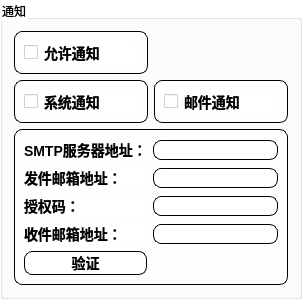
                                <widget class="QGroupBox" name="groupBox">
                                    <property name="styleSheet">
                                        <string notr="true">background-color: transparent</string>
                                    </property>
                                    <property name="title">
                                        <string>通知</string>
                                    </property>
                                    <layout class="QGridLayout" name="gridLayout">
                                        <item row="1" column="0">
                                            <widget class="QFrame" name="frame_6">
                                                <property name="styleSheet">
                                                    <string notr="true">border-radius: 8px;
                                                        border: 1px solid black;
                                                        background-color: rgba(255, 255, 255, 0.8);
                                                        font-size: 14px;
                                                    </string>
                                                </property>
                                                <property name="frameShape">
                                                    <enum>QFrame::Shape::StyledPanel</enum>
                                                </property>
                                                <property name="frameShadow">
                                                    <enum>QFrame::Shadow::Raised</enum>
                                                </property>
                                                <layout class="QHBoxLayout" name="horizontalLayout_8">
                                                    <item>
                                                        <widget class="QCheckBox" name="system_notification_checkbox">
                                                            <property name="styleSheet">
                                                                <string notr="true">QCheckBox{border:
                                                                    none;background-color: rgba(255, 255, 255,
                                                                    0.8);font-size: 14px;font-weight: bold;}
                                                                    QCheckBox:hover {
                                                                    background-color: #f0f0f0;
                                                                    }

                                                                    /* 勾选框悬停时边框变色 */
                                                                    QCheckBox::indicator:hover {
                                                                    border-color: #666;
                                                                    }
                                                                </string>
                                                            </property>
                                                            <property name="text">
                                                                <string>系统通知</string>
                                                            </property>
                                                        </widget>
                                                    </item>
                                                </layout>
                                            </widget>
                                        </item>
                                        <item row="0" column="0">
                                            <widget class="QFrame" name="frame_5">
                                                <property name="styleSheet">
                                                    <string notr="true">border-radius: 8px;
                                                        border: 1px solid black;
                                                        background-color: rgba(255, 255, 255, 0.8);
                                                        font-size: 14px;
                                                    </string>
                                                </property>
                                                <property name="frameShape">
                                                    <enum>QFrame::Shape::StyledPanel</enum>
                                                </property>
                                                <property name="frameShadow">
                                                    <enum>QFrame::Shadow::Raised</enum>
                                                </property>
                                                <layout class="QHBoxLayout" name="horizontalLayout_7">
                                                    <item>
                                                        <widget class="QCheckBox" name="notification_allow_checkbox">
                                                            <property name="styleSheet">
                                                                <string notr="true">QCheckBox{border:
                                                                    none;background-color: rgba(255, 255, 255,
                                                                    0.8);font-size: 14px;font-weight: bold;}
                                                                    QCheckBox:hover {
                                                                    background-color: #f0f0f0;
                                                                    }

                                                                    /* 勾选框悬停时边框变色 */
                                                                    QCheckBox::indicator:hover {
                                                                    border-color: #666;
                                                                    }
                                                                </string>
                                                            </property>
                                                            <property name="text">
                                                                <string>允许通知</string>
                                                            </property>
                                                        </widget>
                                                    </item>
                                                </layout>
                                            </widget>
                                        </item>
                                        <item row="3" column="0" colspan="2">
                                            <widget class="QFrame" name="mail_notification_frame">
                                                <property name="styleSheet">
                                                    <string notr="true">border-radius: 8px;
                                                        border: 1px solid black;
                                                        background-color: rgba(255, 255, 255, 0.8);
                                                        font-size: 14px;
                                                    </string>
                                                </property>
                                                <property name="frameShape">
                                                    <enum>QFrame::Shape::StyledPanel</enum>
                                                </property>
                                                <property name="frameShadow">
                                                    <enum>QFrame::Shadow::Raised</enum>
                                                </property>
                                                <layout class="QGridLayout" name="gridLayout_4">
                                                    <item row="3" column="1">
                                                        <widget class="QLineEdit" name="receiver_email"/>
                                                    </item>
                                                    <item row="0" column="0">
                                                        <widget class="QLabel" name="label_6">
                                                            <property name="styleSheet">
                                                                <string notr="true">border: none;font-weight: bold;
                                                                </string>
                                                            </property>
                                                            <property name="text">
                                                                <string>SMTP服务器地址：</string>
                                                            </property>
                                                        </widget>
                                                    </item>
                                                    <item row="2" column="1">
                                                        <widget class="QLineEdit" name="authorization_code">
                                                            <property name="echoMode">
                                                                <enum>QLineEdit::EchoMode::Password</enum>
                                                            </property>
                                                        </widget>
                                                    </item>
                                                    <item row="1" column="0">
                                                        <widget class="QLabel" name="label_7">
                                                            <property name="styleSheet">
                                                                <string notr="true">border: none;font-weight: bold;
                                                                </string>
                                                            </property>
                                                            <property name="text">
                                                                <string>发件邮箱地址：</string>
                                                            </property>
                                                        </widget>
                                                    </item>
                                                    <item row="0" column="1">
                                                        <widget class="QLineEdit" name="smtp_server"/>
                                                    </item>
                                                    <item row="1" column="1">
                                                        <widget class="QLineEdit" name="sender_email"/>
                                                    </item>
                                                    <item row="2" column="0">
                                                        <widget class="QLabel" name="label_8">
                                                            <property name="styleSheet">
                                                                <string notr="true">border: none;font-weight: bold;
                                                                </string>
                                                            </property>
                                                            <property name="text">
                                                                <string>授权码：</string>
                                                            </property>
                                                        </widget>
                                                    </item>
                                                    <item row="3" column="0">
                                                        <widget class="QLabel" name="label_9">
                                                            <property name="styleSheet">
                                                                <string notr="true">border: none;font-weight: bold;
                                                                </string>
                                                            </property>
                                                            <property name="text">
                                                                <string>收件邮箱地址：</string>
                                                            </property>
                                                        </widget>
                                                    </item>
                                                    <item row="4" column="0">
                                                        <widget class="QPushButton" name="email_check_button">
                                                            <property name="styleSheet">
                                                                <string notr="true">
                                                                    QPushButton {
                                                                    font-size:14px;border-radius: 8px;
                                                                    border: 1px solid black;font-weight:
                                                                    bold;background-color: rgba(255, 255, 255, 0.8);
                                                                    }
                                                                    QPushButton:hover {
                                                                    background-color: #f0f0f0; border-color: #ccc;
                                                                    }
                                                                </string>
                                                            </property>
                                                            <property name="text">
                                                                <string>验证</string>
                                                            </property>
                                                        </widget>
                                                    </item>
                                                </layout>
                                            </widget>
                                        </item>
                                        <item row="1" column="1">
                                            <widget class="QFrame" name="frame_7">
                                                <property name="styleSheet">
                                                    <string notr="true">border-radius: 8px;
                                                        border: 1px solid black;
                                                        background-color: rgba(255, 255, 255, 0.8);
                                                        font-size: 14px;
                                                    </string>
                                                </property>
                                                <property name="frameShape">
                                                    <enum>QFrame::Shape::StyledPanel</enum>
                                                </property>
                                                <property name="frameShadow">
                                                    <enum>QFrame::Shadow::Raised</enum>
                                                </property>
                                                <layout class="QHBoxLayout" name="horizontalLayout_9">
                                                    <item>
                                                        <widget class="QCheckBox" name="mail_notification_checkbox">
                                                            <property name="styleSheet">
                                                                <string notr="true">QCheckBox{border:
                                                                    none;background-color: rgba(255, 255, 255,
                                                                    0.8);font-size: 14px;font-weight: bold;}
                                                                    QCheckBox:hover {
                                                                    background-color: #f0f0f0;
                                                                    }

                                                                    /* 勾选框悬停时边框变色 */
                                                                    QCheckBox::indicator:hover {
                                                                    border-color: #666;
                                                                    }
                                                                </string>
                                                            </property>
                                                            <property name="text">
                                                                <string>邮件通知</string>
                                                            </property>
                                                        </widget>
                                                    </item>
                                                </layout>
                                            </widget>
                                        </item>
                                    </layout>
                                </widget>
